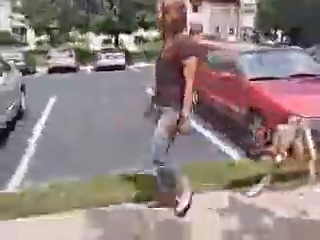
#> input picture frame 86 of src/camera-web/media/TestVideo.mp4, 320 x 240 px, given in place of video6.mp4, which was not available
$ python people_detector.py
#> lines starting #> are read from the running program, lines starting #| are printed output that depends on the picture; pictures that were not available may be replaced by others from this repository, and a replacement may not be noted
# PEOPLE DETECTION USING HOG
# https://thedatafrog.com/en/articles/human-detection-video/

import numpy as np
import cv2
# initialize the HOG descriptor/person detector
hog = cv2.HOGDescriptor()
hog.setSVMDetector(cv2.HOGDescriptor_getDefaultPeopleDetector())
cv2.startWindowThread()
# open webcam video stream
source = '../video/video6.mp4'
cap = cv2.VideoCapture(source)
# the output will be written to output.avi
out = cv2.VideoWriter(
    'output.avi', cv2.VideoWriter_fourcc(*'MJPG'), 15., (640,480))
while(True):
    # Capture frame-by-frame
    ret, frame = cap.read()
#> frame is the input picture: shape (240, 320, 3); mean B, G, R 129.3, 131.3, 146.4
    # resizing for faster detection
    frame = cv2.resize(frame, (640, 480))
#> frame: shape (480, 640, 3)
    # using a greyscale picture, also for faster detection
    gray = cv2.cvtColor(frame, cv2.COLOR_RGB2GRAY)
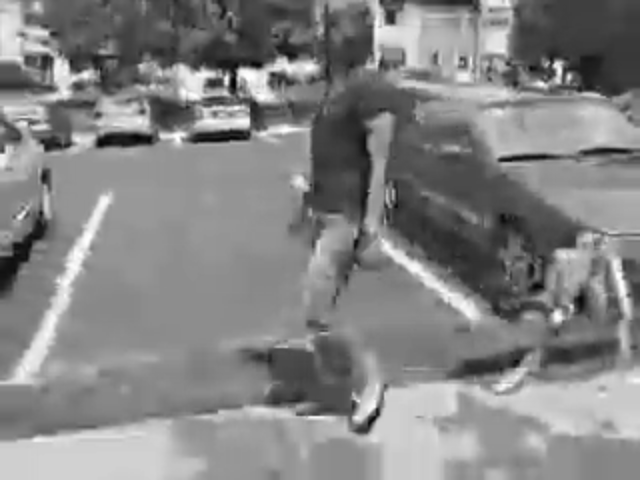
#> gray: shape (480, 640); min 0, max 254, mean 132.3
    # detect people in the image
    # returns the bounding boxes for the detected objects
    boxes, weights = hog.detectMultiScale(frame, winStride=(8,8) )
#> boxes = (); weights = ()
    boxes = np.array([[x, y, x + w, y + h] for (x, y, w, h) in boxes])
#> boxes = empty array
    for (xA, yA, xB, yB) in boxes:
        # display the detected boxes in the colour picture
        cv2.rectangle(frame, (xA, yA), (xB, yB), (0, 255, 0), 2)
#> this loop made 0 passes
    # Write the output video
    out.write(frame.astype('uint8'))
    # Display the resulting frame
    cv2.imshow('frame', frame)
    if cv2.waitKey(1) & 0xFF == ord('q'):
#> (key q is pressed here)
        break
# When everything done, release the capture
cap.release()
# and release the output
out.release()
# finally, close the window
cv2.destroyAllWindows()
cv2.waitKey(1)

$ run again, starting later in the video
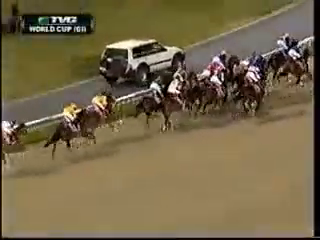
#> input picture frame 389 of src/camera-web/media/TestVideo.mp4, 320 x 240 px, given in place of video6.mp4, which was not available
#> frame is the input picture: shape (240, 320, 3); mean B, G, R 72.5, 102.3, 116.5
#> `frame = cv2.resize(frame, (640, 480))`:
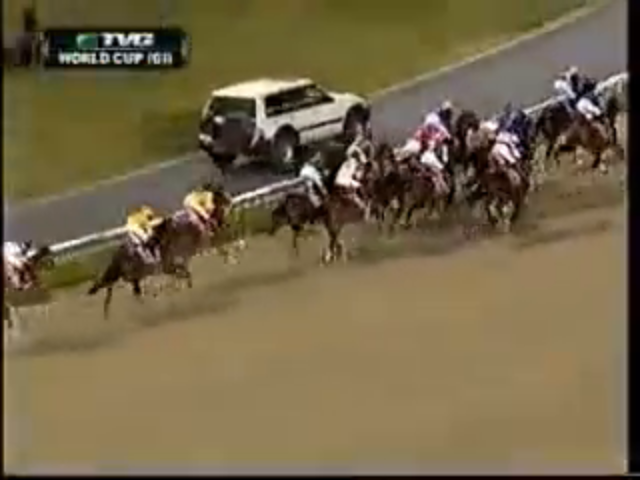
#> frame: shape (480, 640, 3); mean B, G, R 72.5, 102.3, 116.5
#> `gray = cv2.cvtColor(frame, cv2.COLOR_RGB2GRAY)`:
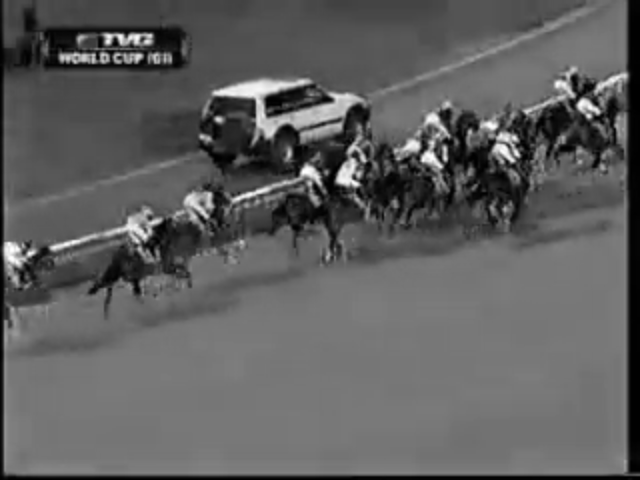
#> gray: shape (480, 640); min 0, max 255, mean 95.1
#> `boxes, weights = hog.detectMultiScale(frame, winStride=(8,8) )`: boxes = ()
#> `boxes = np.array([[x, y, x + w, y + h] for (x, y, w, h) in boxes])`: boxes = empty array

$ run again, starting later in the video
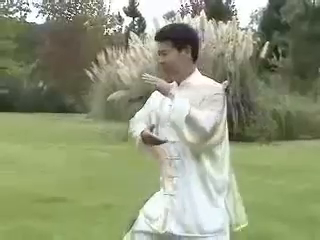
#> input picture frame 692 of src/camera-web/media/TestVideo.mp4, 320 x 240 px, given in place of video6.mp4, which was not available
#> frame is the input picture: shape (240, 320, 3); mean B, G, R 120.9, 151.3, 144.1
#> frame: shape (480, 640, 3)
#> `gray = cv2.cvtColor(frame, cv2.COLOR_RGB2GRAY)`:
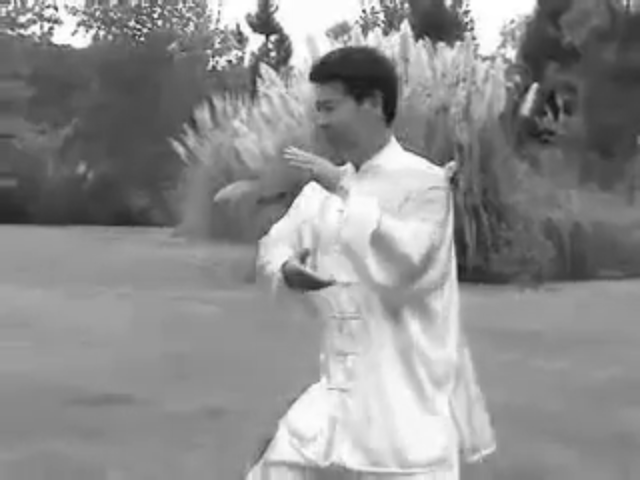
#> gray: shape (480, 640); min 19, max 255, mean 141.4
#> `boxes, weights = hog.detectMultiScale(frame, winStride=(8,8) )`: boxes = ()
#> `boxes = np.array([[x, y, x + w, y + h] for (x, y, w, h) in boxes])`: boxes = empty array
